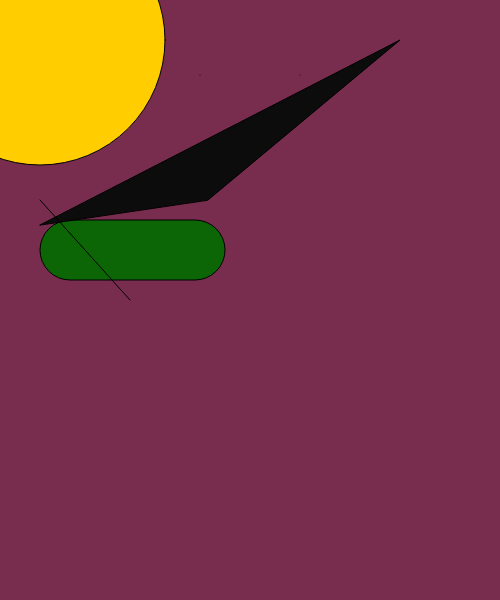
Frame 1 (no input)
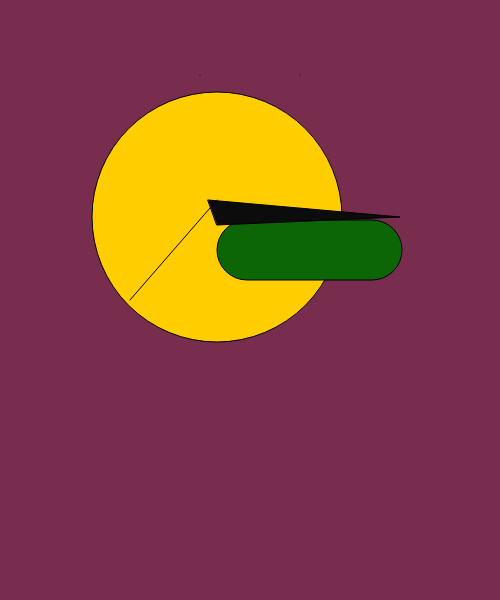
Frame 60 (no input)
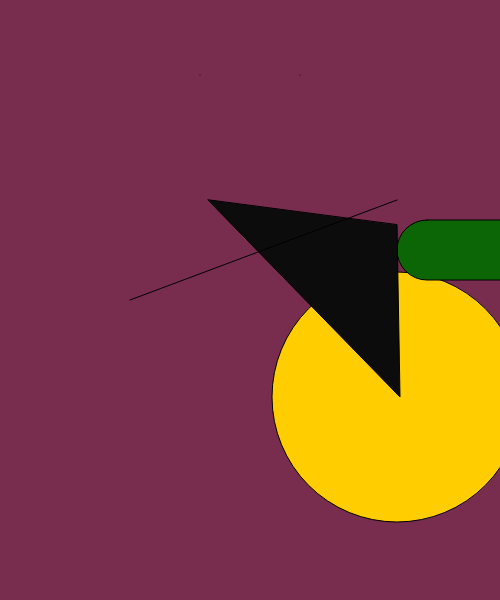
Frame 120 (the mouse pressed at the canvas centre since frame 60)

The p5.js sketch that drew these frames (run headless with seeded random() and noise() and a simulated clock; from frame 60 on, the mouse is pressed at the canvas centre):

// p5.js sketch
// ── sketch.js
let x = 40;
let y = 40;
let goLeft = false;
let goLeftForY = false;
function setup()
{
    createCanvas(500, 600);
}

function draw()
{
    background(120,45,78);
    fill(255, 205, 0)
    circle(x,y,250,100,175);
    fill(12, 102, 5)
    rect(x,220,185,60,180);
    fill(12,12,12)
    triangle(y,225, 400, y,208, 200, 70, 300,150);
    point(200, 75);
    point(300, 75);
    line(y,200, 130, 300, 95);
  if(goLeft == false){
    x= x+3
    
  }
  if(goLeft==true){
    x=x-5;
  }
  if(x>400)
  {
    goLeft= true;
  }
  if(x<0)
 {
      goLeft= false;
  }
    if(goLeftForY == false){
    y= y+3
    
  }
  if(goLeftForY==true){
    y=y-5;
  }
  if(y>400)
  {
    goLeftForY= true;
  }
  if(y<0)
 {
      goLeftForY= false;
  }
}
